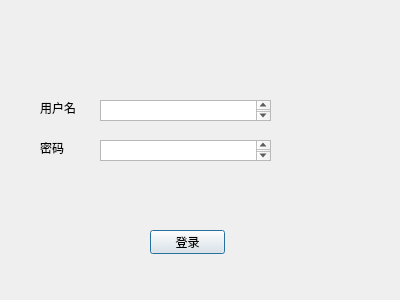
<?xml version="1.0" encoding="UTF-8"?>
<ui version="4.0">
 <class>Dialog</class>
 <widget class="QDialog" name="Dialog">
  <property name="geometry">
   <rect>
    <x>0</x>
    <y>0</y>
    <width>400</width>
    <height>300</height>
   </rect>
  </property>
  <property name="windowTitle">
   <string>Dialog</string>
  </property>
  <widget class="QPlainTextEdit" name="plainTextEdit">
   <property name="geometry">
    <rect>
     <x>100</x>
     <y>100</y>
     <width>171</width>
     <height>21</height>
    </rect>
   </property>
  </widget>
  <widget class="QPlainTextEdit" name="plainTextEdit_2">
   <property name="geometry">
    <rect>
     <x>100</x>
     <y>140</y>
     <width>171</width>
     <height>21</height>
    </rect>
   </property>
  </widget>
  <widget class="QLabel" name="label">
   <property name="geometry">
    <rect>
     <x>40</x>
     <y>100</y>
     <width>54</width>
     <height>16</height>
    </rect>
   </property>
   <property name="text">
    <string>用户名</string>
   </property>
  </widget>
  <widget class="QLabel" name="label_2">
   <property name="geometry">
    <rect>
     <x>40</x>
     <y>140</y>
     <width>54</width>
     <height>16</height>
    </rect>
   </property>
   <property name="text">
    <string>密码</string>
   </property>
  </widget>
  <widget class="QPushButton" name="pushButton">
   <property name="geometry">
    <rect>
     <x>150</x>
     <y>230</y>
     <width>75</width>
     <height>24</height>
    </rect>
   </property>
   <property name="text">
    <string>登录</string>
   </property>
  </widget>
 </widget>
 <resources/>
 <connections>
  <connection>
   <sender>pushButton</sender>
   <signal>clicked()</signal>
   <receiver>Dialog</receiver>
   <slot>login()</slot>
   <hints>
    <hint type="sourcelabel">
     <x>190</x>
     <y>243</y>
    </hint>
    <hint type="destinationlabel">
     <x>288</x>
     <y>203</y>
    </hint>
   </hints>
  </connection>
 </connections>
 <slots>
  <slot>login()</slot>
 </slots>
</ui>
